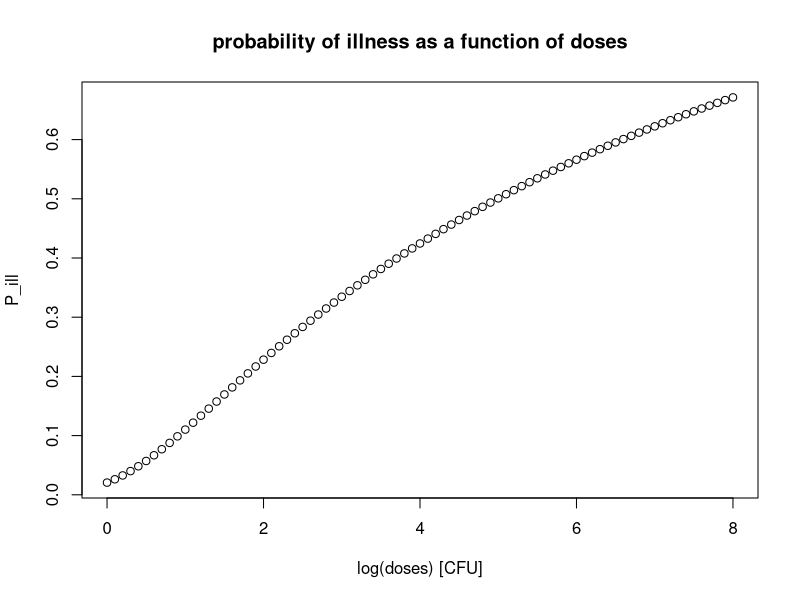

Reproduce this figure in R.


#################################
#################################
#################################
# DRM
#################################
#################################
#################################

logDoses <- seq(0,8,by=0.1)
alphaGamma <- 0.44
betaGamma <- 0.51
rPillinf <- 0.06
etaPillinf <- 0.88


#################################
#model
#################################
# the abscissa Cretlog MUST have the same length as the number of rows of the dose-matrix!
doses <- 10^logDoses
condPillinf <- 1 - (1+doses/etaPillinf)^(-rPillinf)
modDoseResponseMedianChallenge <- function(dose, Pprev, condPillinf, alphaGamma, betaGamma){
  
  Pillmean <- condPillinf*round((1 - exp(lgamma(alphaGamma+betaGamma)
                                         +lgamma(betaGamma+doses)
                                         -lgamma(betaGamma)
                                         -lgamma(alphaGamma+betaGamma+doses))),4)
  return(list(Pillmean=Pillmean))
}

runDoseResponseMedianChallenge <- modDoseResponseMedianChallenge(dose, Pprev, condPillinf, alphaGamma, betaGamma)

Pillmean <-runDoseResponseMedianChallenge$Pillmean

#################################
#################################
#visualisation
#################################
plot(logDoses, Pillmean, 
     xlab = "log(doses) [CFU]", 
     ylab = "P_ill", 
     main = "probability of illness as a function of doses")
#################################
